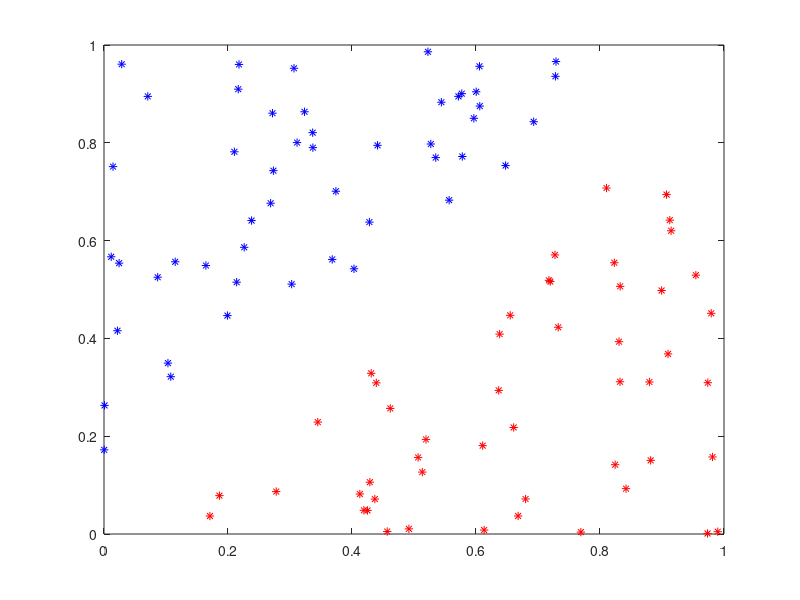

This chart was generated by the following MATLAB code: (Note: this script raises an error after producing the figure.)
% Simple first test script for the perceptron algorithm

% Generate (x,y) pairs
N = 100;
X = zeros(2,N);
y = zeros(N,1);
c = 0.1;

i=0;
while i ~= N
    x = rand(2,1);
    if( x(2) < x(1) - c ) 
        sgn = -1; cl = 'r*';
        i = i + 1;
        X(:,i) = x; y(i) = sgn;
        plot(X(1,i),X(2,i), cl);
        hold on;
    elseif ( x(2) > x(1) + c )
        sgn = 1; cl = 'b*';   
        i = i + 1;
        X(:,i) = x; y(i) = sgn;
        plot(X(1,i),X(2,i), cl);
        hold on;
    end
end

% find optimal weights
[w, iter] = perceptron(X,y)

% plot line defined by the vector w
t = 0:0.01:1;
plot(t, -(w(1)/w(3)) - (t * w(2)/w(3)), 'k' ,'Linewidth', 2.5);

% figure options
title('The Perceptron Learning Algorithm','FontSize',24);
xlabel('x_{1}','FontSize',24);
ylabel('x_{2}','FontSize',24);
grid on
grid minor
set(gca,'fontsize',20);
xlim([0 1]);ylim([0 1])
